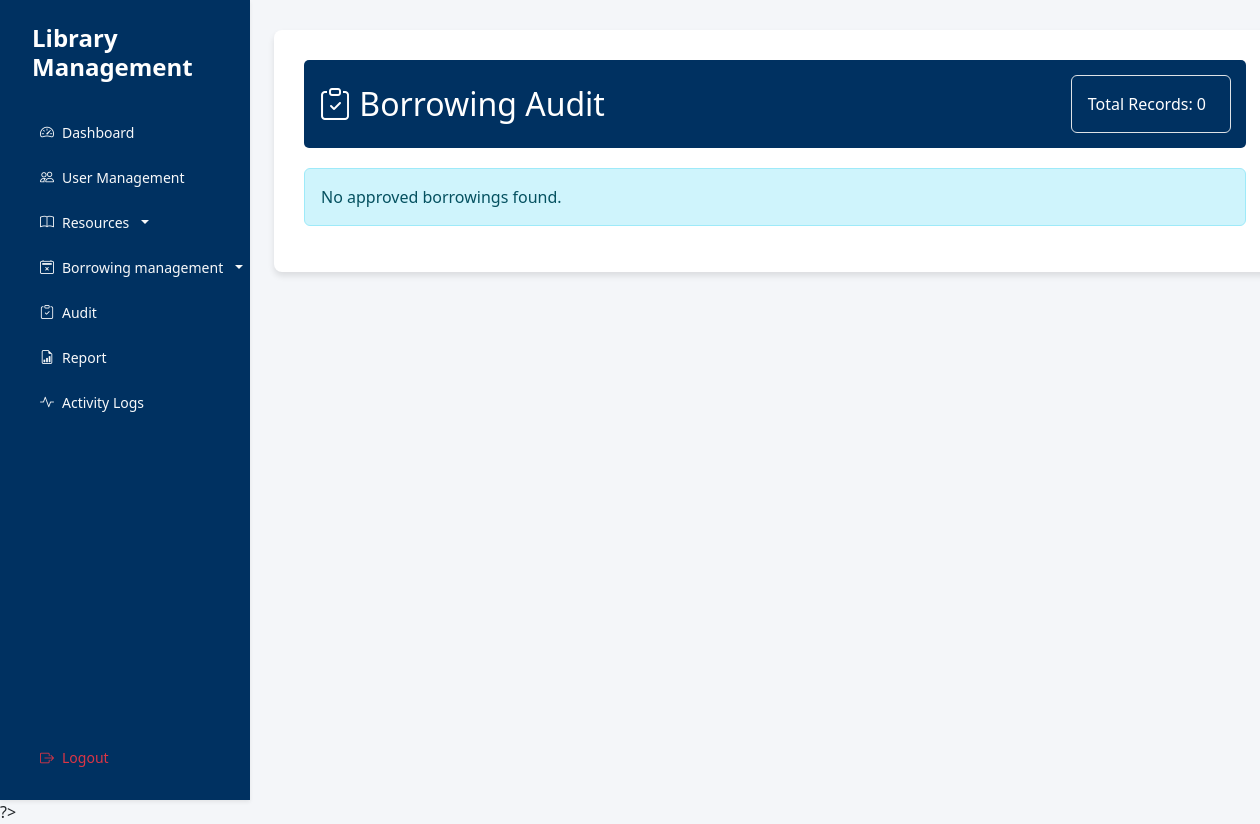
The page /interface/audit.php (signed in) on the database as committed earlier.
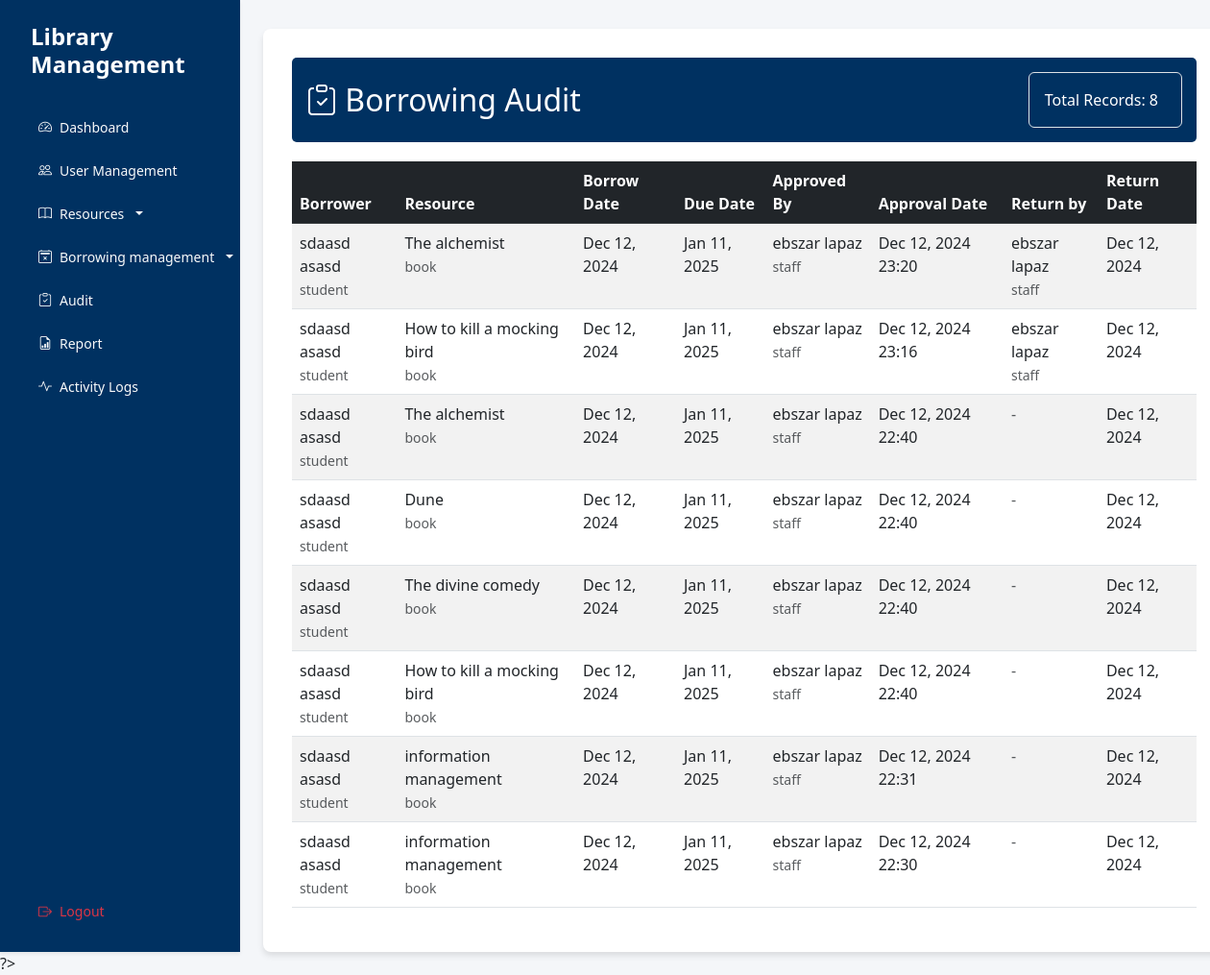
The same page on the database as committed later.
### tables this page shows
CREATE TABLE `borrowings` (
  `borrowing_id` int(11) NOT NULL,
  `user_id` int(11) NOT NULL,
  `resource_id` int(11) NOT NULL,
  `borrow_date` datetime DEFAULT current_timestamp(),
  `due_date` datetime DEFAULT NULL,
  `return_date` datetime DEFAULT NULL,
  `fine_amount` decimal(10,2) DEFAULT 0.00,
  `status` enum('pending','active','returned','overdue') DEFAULT 'pending',
  `approved_by` int(11) DEFAULT NULL,
  `approved_at` datetime DEFAULT NULL,
  `returned_by` int(11) DEFAULT NULL
);

CREATE TABLE `users` (
  `user_id` int(11) NOT NULL,
  `membership_id` varchar(20) DEFAULT NULL,
  `username` varchar(50) NOT NULL,
  `password` varchar(255) NOT NULL,
  `first_name` varchar(50) NOT NULL,
  `last_name` varchar(50) NOT NULL,
  `email` varchar(100) NOT NULL,
  `role` enum('admin','student','faculty','staff') NOT NULL,
  `max_books` int(11) NOT NULL,
  `created_at` timestamp NOT NULL DEFAULT current_timestamp(),
  `updated_at` timestamp NOT NULL DEFAULT current_timestamp() ON UPDATE current_timestamp()
);

CREATE TABLE `library_resources` (
  `resource_id` int(11) NOT NULL,
  `title` varchar(255) NOT NULL,
  `accession_number` varchar(20) NOT NULL,
  `category` enum('book','periodical','media') NOT NULL,
  `status` enum('available','borrowed','maintenance') DEFAULT 'available',
  `created_at` timestamp NOT NULL DEFAULT current_timestamp(),
  `updated_at` timestamp NOT NULL DEFAULT current_timestamp() ON UPDATE current_timestamp(),
  `cover_image` varchar(255) DEFAULT NULL
);

### controller/BorrowingController.php (called while the page is built, shortened)
<?php
require_once '../config/Database.php';
class BorrowingController {
    private $conn;
    public function __construct() {
        $database = new Database();
        $this->conn = $database->getConnection();
    }
    public function getApprovedBorrowings() {
        try {
            $query = "SELECT
                        b.borrowing_id,
                        b.borrow_date,
                        b.due_date,
                        b.return_date,
                        b.status,
                        b.approved_at,
                        u.first_name,
                        u.last_name,
                        u.email,
                        u.role,
                        lr.title AS resource_title,
                        lr.category AS resource_type,
                        CONCAT(u_staff.first_name, ' ', u_staff.last_name) as approved_by,
                        u_staff.role as approver_role,
                        CONCAT(u_returner.first_name, ' ', u_returner.last_name) as returned_by,
                        u_returner.role as returner_role
                    FROM borrowings b
                    JOIN users u ON b.user_id = u.user_id
                    JOIN library_resources lr ON b.resource_id = lr.resource_id
                    LEFT JOIN users u_staff ON b.approved_by = u_staff.user_id
                    LEFT JOIN users u_returner ON b.returned_by = u_returner.user_id
                    WHERE b.approved_by IS NOT NULL
                    ORDER BY b.approved_at DESC";
            $stmt = $this->conn->prepare($query);
            $stmt->execute();
            return $stmt->fetchAll(PDO::FETCH_ASSOC);
        } catch (PDOException $e) {
            error_log("Get approved borrowings error: " . $e->getMessage());
            return [];
        }
    }
}

### config/Database.php (called while the page is built, shortened)
<?php
class Database {
    private $host = "localhost";
    private $port = "3307";
    private $db_name = "library_management";
    private $username = "root";
    private $password = "";
    public function getConnection() {
        $this->conn = null;
        try {
            $this->conn = new PDO(
                "mysql:host=" . $this->host . ";port=" . $this->port . ";dbname=" . $this->db_name,
                $this->username,
                $this->password
            );
            $this->conn->setAttribute(PDO::ATTR_ERRMODE, PDO::ERRMODE_EXCEPTION);
        } catch(PDOException $e) {
            echo "Connection Error: " . $e->getMessage();
        }
        return $this->conn;
    }
}

### interface/audit.php (the view, shortened to what the changed rows need)
<?php
require_once '../controller/BorrowingController.php';
$borrowingController = new BorrowingController();
$approvedBorrowings = $borrowingController->getApprovedBorrowings();
?>
<!DOCTYPE html>
<html lang="en">
<head>
    <link href="https://cdn.jsdelivr.net/npm/bootstrap@5.3.0/dist/css/bootstrap.min.css" rel="stylesheet">
    <link href="https://cdn.jsdelivr.net/npm/bootstrap-icons@1.10.0/font/bootstrap-icons.css" rel="stylesheet">
    <link href="assets/css/style.css" rel="stylesheet">
</head>
<body>
    <div class="d-flex">
        <main class="col-md-9 ms-sm-auto col-lg-10 px-md-4">
            <div class="borrowing-monitoring-container">
                <div class="page-header d-flex justify-content-between align-items-center">
                    <h2 class="mb-0">
                        <i class="bi bi-clipboard-check"></i> Borrowing Audit
                    </h2>
                    <div class="box p-3 border rounded">
                        <span class="me-2">Total Records: <?php echo count($approvedBorrowings); ?></span>
                    </div>
                </div>
                <?php if (empty($approvedBorrowings)): ?>
                    <div class="alert alert-info">No approved borrowings found.</div>
                <?php else: ?>
                    <div class="table-responsive">
                        <table class="table table-striped table-hover">
                            <thead class="table-dark">
                                <tr>
                                    <th>Borrower</th>
                                    <th>Resource</th>
                                    <th>Borrow Date</th>
                                    <th>Due Date</th>
                                    <th>Approved By</th>
                                    <th>Approval Date</th>
                                    <th>Return by</th>
                                    <th>Return Date</th>
                                </tr>
                            </thead>
                            <tbody>
                                <?php foreach ($approvedBorrowings as $borrowing): ?>
                                    <tr>
                                        <td>
                                            <?php echo htmlspecialchars($borrowing['first_name'] . ' ' . $borrowing['last_name']); ?>
                                            <br>
                                            <small class="text-muted"><?php echo htmlspecialchars($borrowing['role']); ?></small>
                                        </td>
                                        <td>
                                            <?php echo htmlspecialchars($borrowing['resource_title']); ?>
                                            <br>
                                            <small class="text-muted"><?php echo htmlspecialchars($borrowing['resource_type']); ?></small>
                                        </td>
                                        <td><?php echo date('M d, Y', strtotime($borrowing['borrow_date'])); ?></td>
                                        <td><?php echo date('M d, Y', strtotime($borrowing['due_date'])); ?></td>
                                        <td>
                                            <?php echo htmlspecialchars($borrowing['approved_by']); ?>
                                            <br>
                                            <small class="text-muted"><?php echo htmlspecialchars($borrowing['approver_role']); ?></small>
                                        </td>
                                        <td><?php echo date('M d, Y H:i', strtotime($borrowing['approved_at'])); ?></td>
                                        <td>
                                            <?php if ($borrowing['returned_by']): ?>
                                                <?php echo htmlspecialchars($borrowing['returned_by']); ?>
                                                <br>
                                                <small class="text-muted"><?php echo htmlspecialchars($borrowing['returner_role']); ?></small>
                                            <?php else: ?>
                                                <span class="text-muted">-</span>
                                            <?php endif; ?>
                                        </td>
                                        <td>
                                            <?php echo $borrowing['return_date'] ? date('M d, Y', strtotime($borrowing['return_date'])) : '-'; ?>
                                        </td>
                                    </tr>
                                <?php endforeach; ?>
                            </tbody>
                        </table>
                    </div>
                <?php endif; ?>
            </div>
        </main>
    </div>
</body>
</html>

Rows that differ between the two databases and show on the page:
added borrowings: user.last_name "sdaasd asasd", user.role "student", resource.title "The alchemist", resource.category "book", borrow_date "Dec 12, 2024", due_date "Jan 11, 2025", approved_by "ebszar lapaz", approved_by.role "staff", approved_at "Dec 12, 2024 23:20", returned_by "ebszar lapaz", return_date "Dec 12, 2024"
added borrowings: user.last_name "sdaasd asasd", user.role "student", resource.title "How to kill a mocking bird", resource.category "book", borrow_date "Dec 12, 2024", due_date "Jan 11, 2025", approved_by "ebszar lapaz", approved_by.role "staff", approved_at "Dec 12, 2024 23:16", returned_by "ebszar lapaz", return_date "Dec 12, 2024"
added borrowings: user.last_name "sdaasd asasd", user.role "student", resource.title "The alchemist", resource.category "book", borrow_date "Dec 12, 2024", due_date "Jan 11, 2025", approved_by "ebszar lapaz", approved_by.role "staff", approved_at "Dec 12, 2024 22:40", return_date "Dec 12, 2024"
added borrowings: user.last_name "sdaasd asasd", user.role "student", resource.title "Dune", resource.category "book", borrow_date "Dec 12, 2024", due_date "Jan 11, 2025", approved_by "ebszar lapaz", approved_by.role "staff", approved_at "Dec 12, 2024 22:40", return_date "Dec 12, 2024"
added borrowings: user.last_name "sdaasd asasd", user.role "student", resource.title "The divine comedy", resource.category "book", borrow_date "Dec 12, 2024", due_date "Jan 11, 2025", approved_by "ebszar lapaz", approved_by.role "staff", approved_at "Dec 12, 2024 22:40", return_date "Dec 12, 2024"
added borrowings: user.last_name "sdaasd asasd", user.role "student", resource.title "How to kill a mocking bird", resource.category "book", borrow_date "Dec 12, 2024", due_date "Jan 11, 2025", approved_by "ebszar lapaz", approved_by.role "staff", approved_at "Dec 12, 2024 22:40", return_date "Dec 12, 2024"
added borrowings: user.last_name "sdaasd asasd", user.role "student", resource.title "information management", resource.category "book", borrow_date "Dec 12, 2024", due_date "Jan 11, 2025", approved_by "ebszar lapaz", approved_by.role "staff", approved_at "Dec 12, 2024 22:31", return_date "Dec 12, 2024"
added borrowings: user.last_name "sdaasd asasd", user.role "student", resource.title "information management", resource.category "book", borrow_date "Dec 12, 2024", due_date "Jan 11, 2025", approved_by "ebszar lapaz", approved_by.role "staff", approved_at "Dec 12, 2024 22:30", return_date "Dec 12, 2024"
Other text that changed with them:
count($approvedBorrowings): "0" → "8"
text no longer shown: "No approved borrowings found."
text now shown: "Borrower Resource Borrow Date Due Date Approved By Approval Date Return by Return Date"
